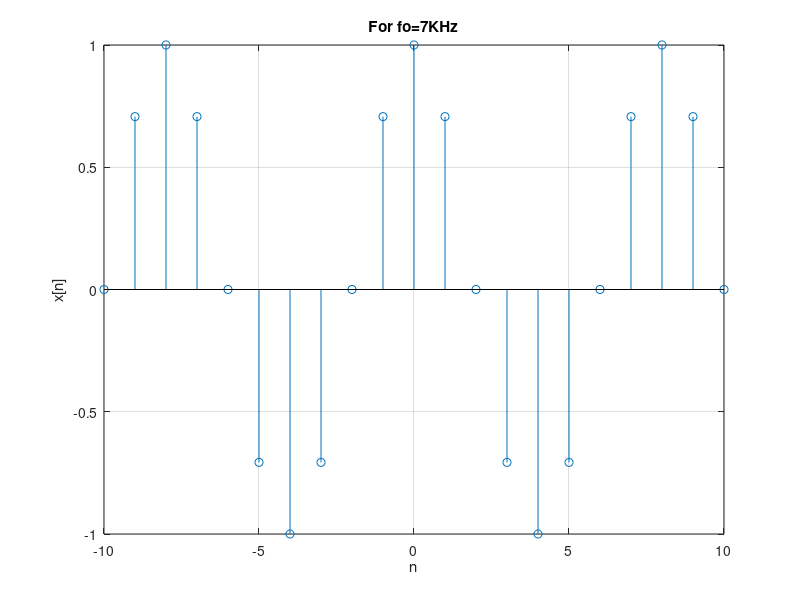

This chart was generated by the following MATLAB code:
n=-10:1:10;
x=cos(2*pi*(7/8)*n);
stem(n,x)
xlim([-10.0 10.0])
ylim([-1.00 1.00])
grid on
title('For fo=7KHz')
xlabel('n')
ylabel('x[n]')
